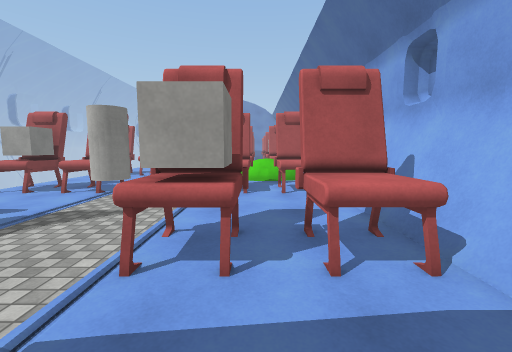
[1] (above)

16 first-person views from a walk through a scene from a Unity 3-D project. The camera is 1.5 m above the floor, tilts 6° down and sees 90° across. The floor is counted in squares, 1 m on a side. Each view is taken from the middle of a square. On the plan, view 1 faces up. The plan holds only what a view shows up to about 13 squares ahead; the rest is blank. The place goes on beyond the plan. The player character is not drawn. Surface patterns are stand-ins for the level's own textures.

[2]
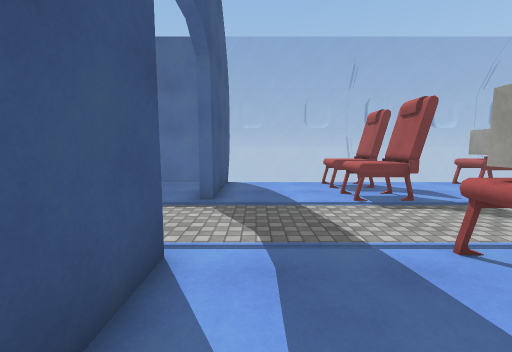

[3]
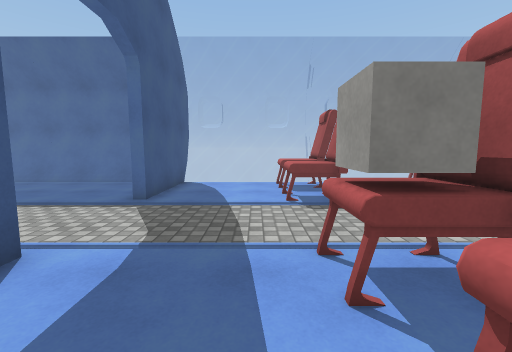

[4]
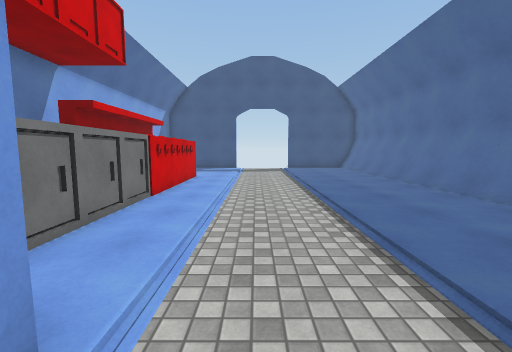

[5]
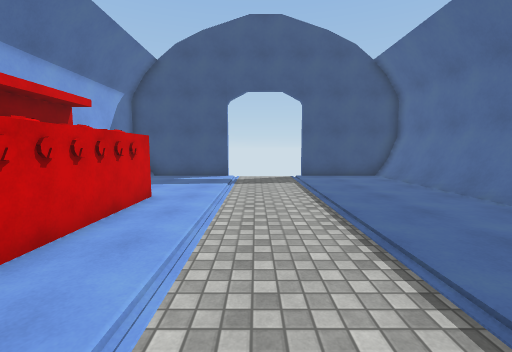

[6]
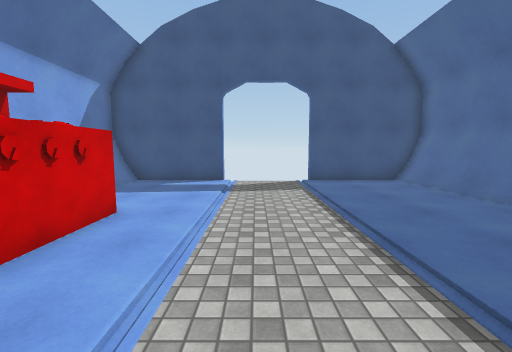

[7]
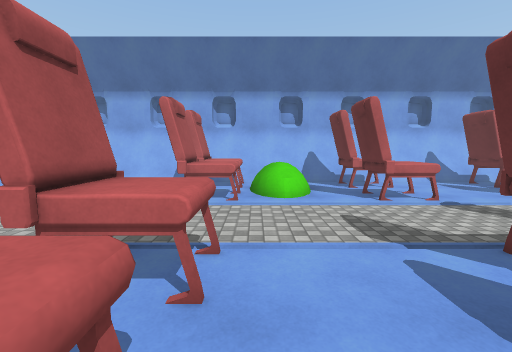

[8]
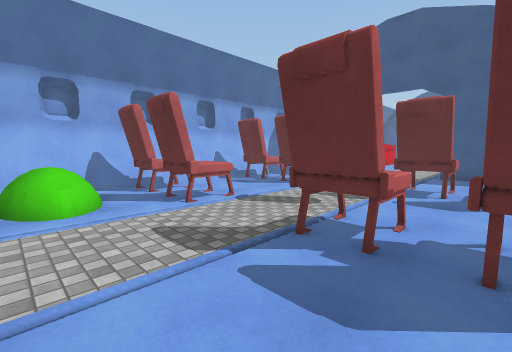

[9]
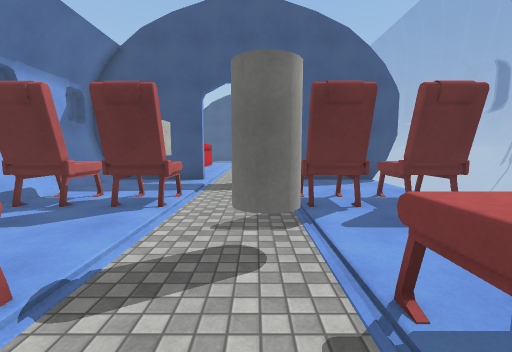

[10]
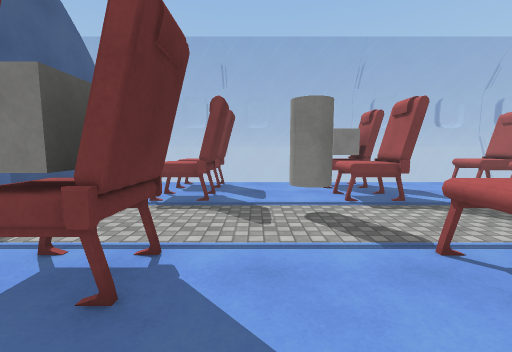

[11]
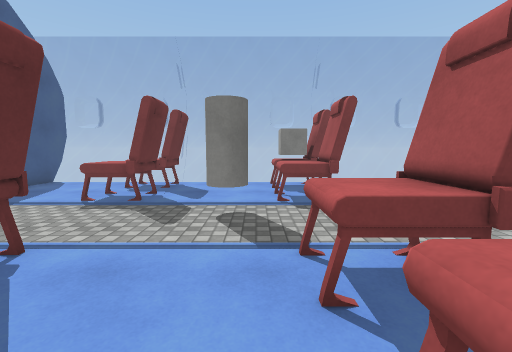

[12]
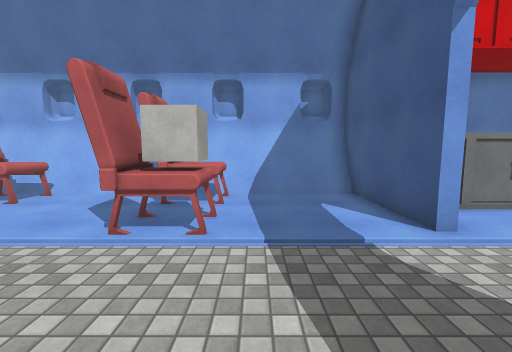

[13]
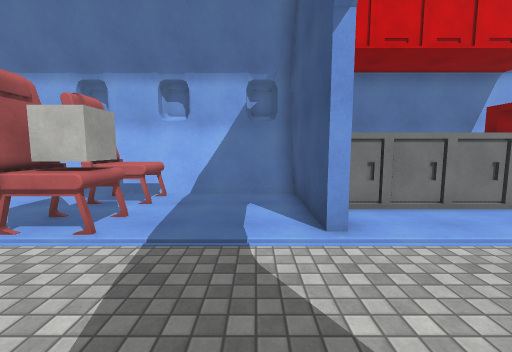

[14]
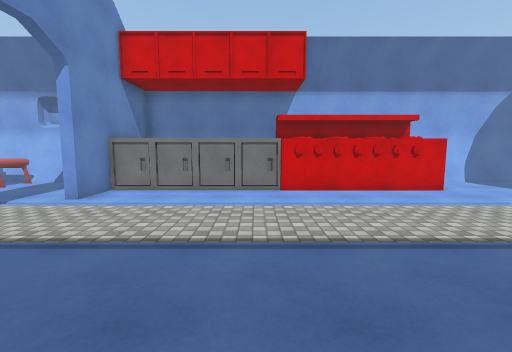

[15]
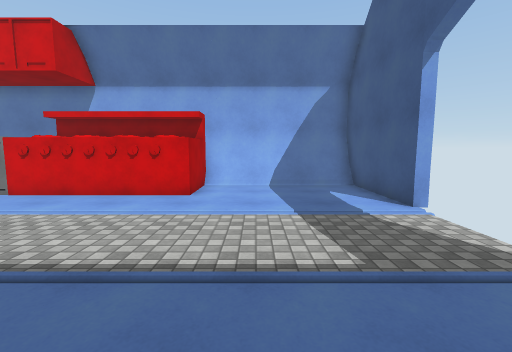

[16]
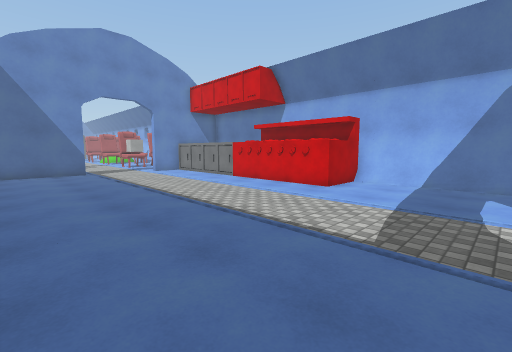

### Floor plan
Key: @ floor where view 1 was taken; # wall or solid block; . floor; = window, fence, low wall or low ledge; ^ raised ledge; C cube; Y cylinder; O other object.
Columns run from 11 left of view 1 to 3 right of it. Each row starts with its distance up from view 1.
 16 = OOOOO  OOOOO#
 15 ==OO.O....OOOO#
 14 ==.........^^.#
 13 ==........^^^^#
 12  =..........^.#
 11   ............#
 10 = CCOOO..OOOOO#
  9 ==CC.O....OOOO#
  8 ==.....Y......#
  7 ==.....Y......#
  6 ==............#
  5 ==OO.O....O.OO#
  4 ==OOOOO..OCCOO#
  3 ==OO.O....CCOO#
  2 ==............#
  1 ==............#
  0 ==.........@..#
 -1 ==####....###.#
 -2 ##..........OO
 -3 ##..........O
 -4  #..........O
 -5  #..........O
 -6  #..........O
 -7  #..........O
 -8  #.........OO
 -9  #.........OOO
-10  #.........OOO
-11  #.........OOO
-12  #.........OOO
-13  #.........OOO
-14  #..........OO#
-15  #............#
-16  #............#
-17  #............#
-18  #............#
-19  #............#
-20  #####....#####
-21           #

Where each view was taken, in squares from view 1:
view 1: 0 up, 0 right, facing up
view 2: 0 up, 2 right, facing left
view 3: 2 up, 2 right, facing left
view 4: 0 up, 3 left, facing down
view 5: 6 down, 3 left, facing down
view 6: 8 down, 3 left, facing down
view 7: 14 up, 9 left, facing right
view 8: 14 up, 8 left, facing down-right
view 9: 11 up, 4 left, facing down
view 10: 6 up, 2 right, facing left
view 11: 8 up, 2 right, facing left
view 12: 2 up, 6 left, facing right
view 13: 0 up, 6 left, facing right
view 14: 7 down, 9 left, facing right
view 15: 16 down, 8 left, facing right
view 16: 19 down, 9 left, facing up-right
